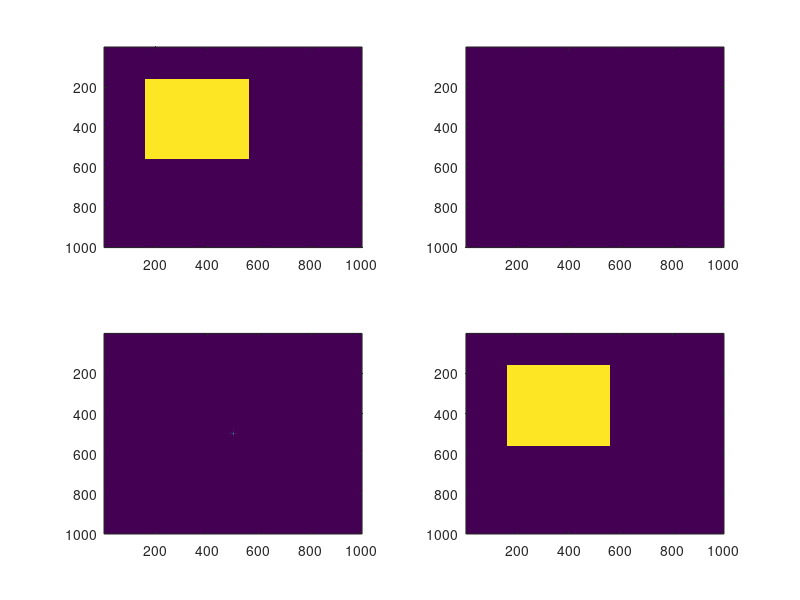

MATLAB code for this plot:
clear all
close all
f = zeros (1000);
f (160:560,160:560) = 255;
subplot(2,2,1);
imagesc(f);
F = fft2(f);
subplot(2,2,2);
imagesc(abs(F));
F2=fftshift(F);
subplot(2,2,3);
imagesc(abs(F2));
F3=ifftshift(F2);
F4=ifft2(F3);
subplot(2,2,4);
imagesc(abs(F4));
